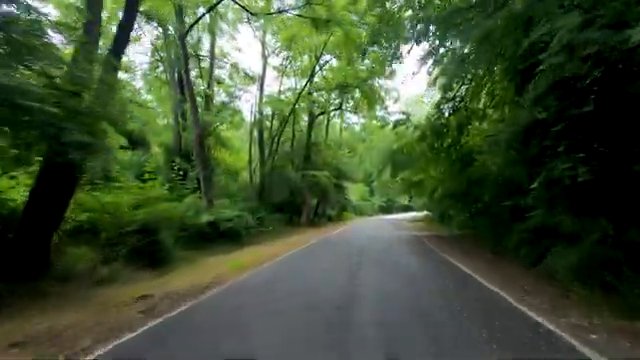
#> input picture frame 123 of 5_sem project/myvedio.mp4, 640 x 360 px
$ python 'perspective transformation.py'
#> lines starting #> are read from the running program, lines starting #| are printed output that depends on the picture
import cv2
import numpy as np
import time

cap = cv2.VideoCapture("myvedio.mp4")
res, frame = cap.read()
#> frame is the input picture: shape (360, 640, 3); mean B, G, R 50.8, 78.8, 63.1
time_pre = time.time()
while res:

    res, frame = cap.read()
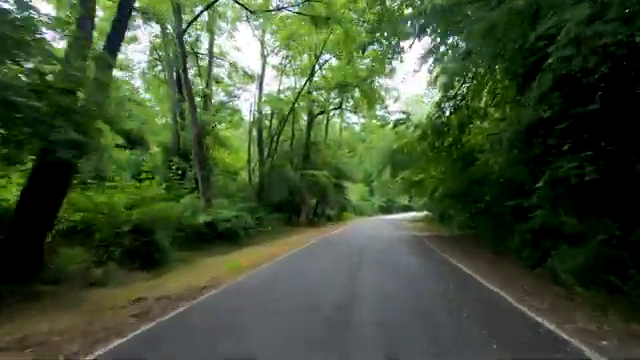
#> input picture frame 124 of 5_sem project/myvedio.mp4, 640 x 360 px
#> frame is the input picture: shape (360, 640, 3); mean B, G, R 51.2, 79.4, 63.6
    pts1 = np.float32([[0, 260], [640, 260],
                       [0, 400], [640, 400]])
    pts2 = np.float32([[0, 0], [400, 0],
                       [0, 640], [400, 640]])


    matrix = cv2.getPerspectiveTransform(pts1, pts2)
    result = cv2.warpPerspective(frame, matrix, (640, 480))
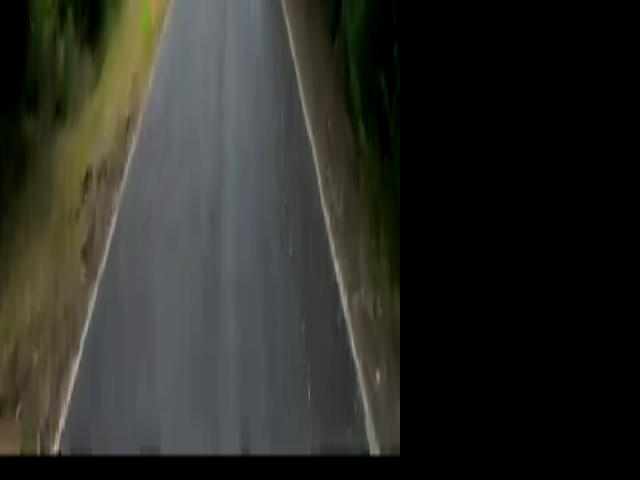
#> result: shape (480, 640, 3); mean B, G, R 38, 43.4, 42.6

    cv2.imshow('frame', frame)
    cv2.imshow('frame1', result)
    time_cur = time.time()
    print("fps = " , 1/(time_cur - time_pre))
    if cv2.waitKey(1)== 27:
#> (key Esc is pressed here)
        break

cap.release()
cv2.destroyAllWindows()

$ run again, starting later in the video
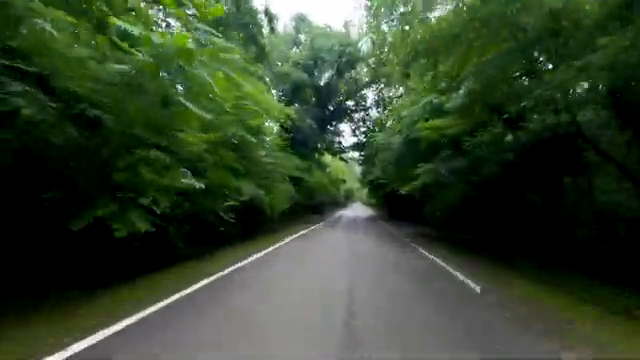
#> input picture frame 553 of 5_sem project/myvedio.mp4, 640 x 360 px
#> frame is the input picture: shape (360, 640, 3); mean B, G, R 45.2, 67.8, 53
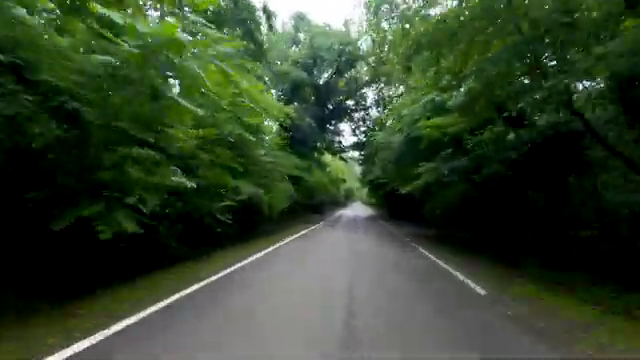
#> input picture frame 554 of 5_sem project/myvedio.mp4, 640 x 360 px
#> frame is the input picture: shape (360, 640, 3); mean B, G, R 45.3, 67.9, 53.1
#> `result = cv2.warpPerspective(frame, matrix, (640, 480))`:
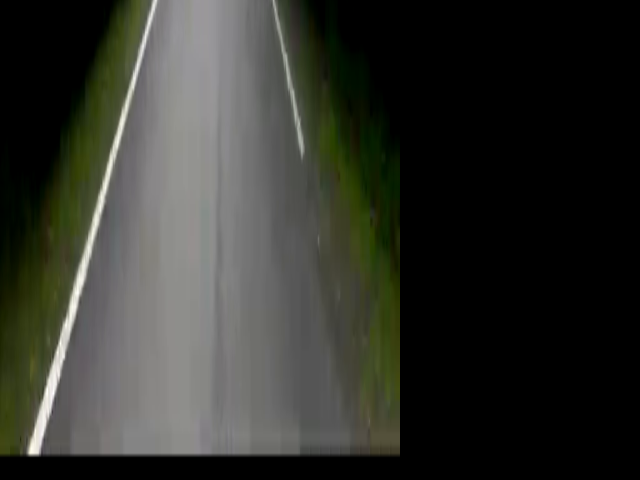
#> result: shape (480, 640, 3); mean B, G, R 44.7, 50.6, 49.3

$ run again, starting later in the video
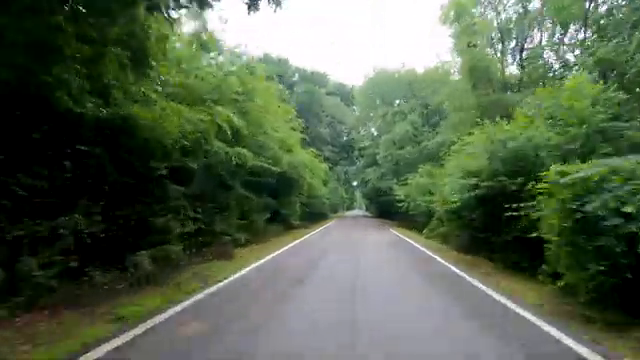
#> input picture frame 984 of 5_sem project/myvedio.mp4, 640 x 360 px
#> frame is the input picture: shape (360, 640, 3); mean B, G, R 77.6, 100, 86.1
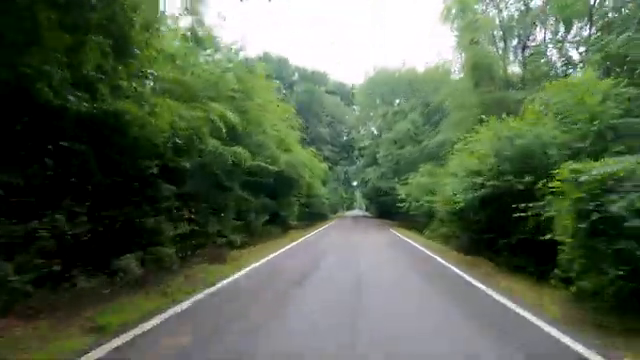
#> input picture frame 985 of 5_sem project/myvedio.mp4, 640 x 360 px
#> frame is the input picture: shape (360, 640, 3); mean B, G, R 78.3, 100.8, 86.9
#> `result = cv2.warpPerspective(frame, matrix, (640, 480))`:
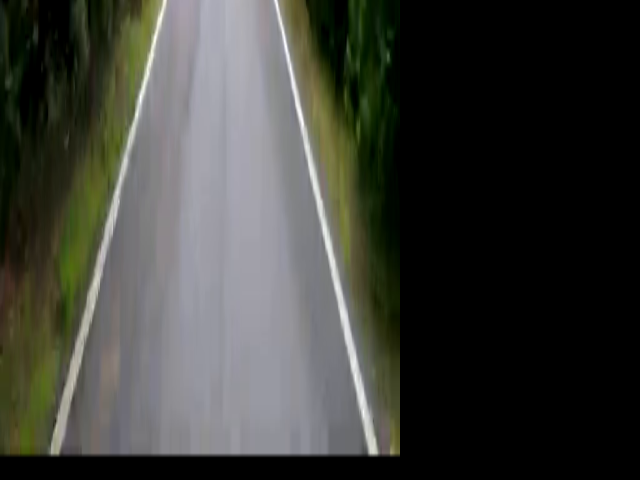
#> result: shape (480, 640, 3); mean B, G, R 56.9, 62.2, 61.1
